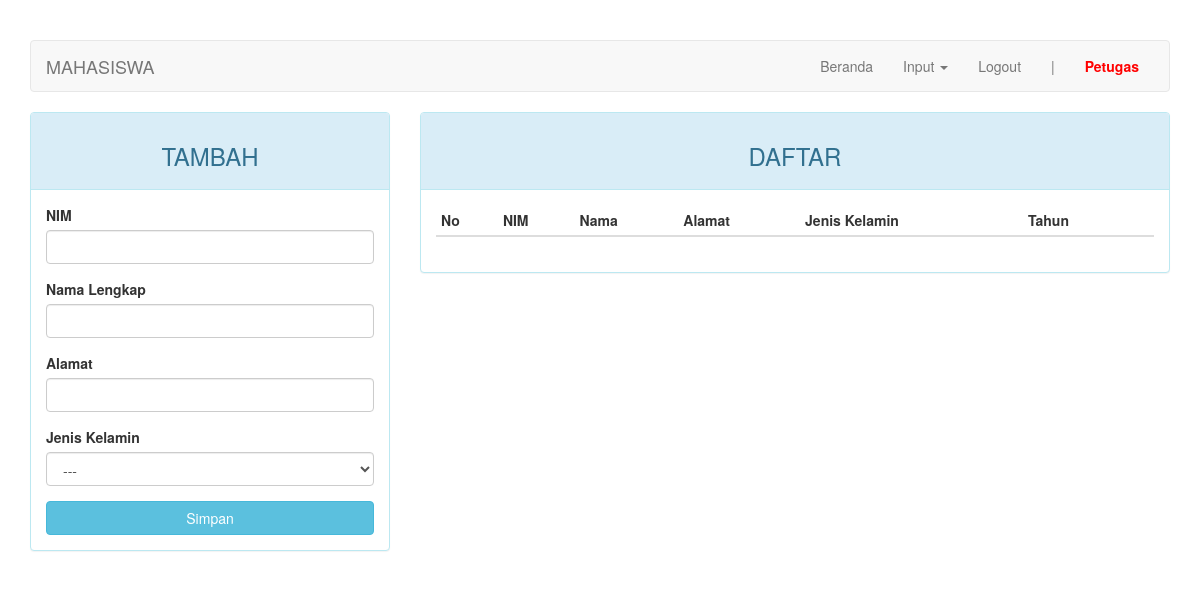
Before: /index.php?page=mahasiswa (signed in) with the older database file.
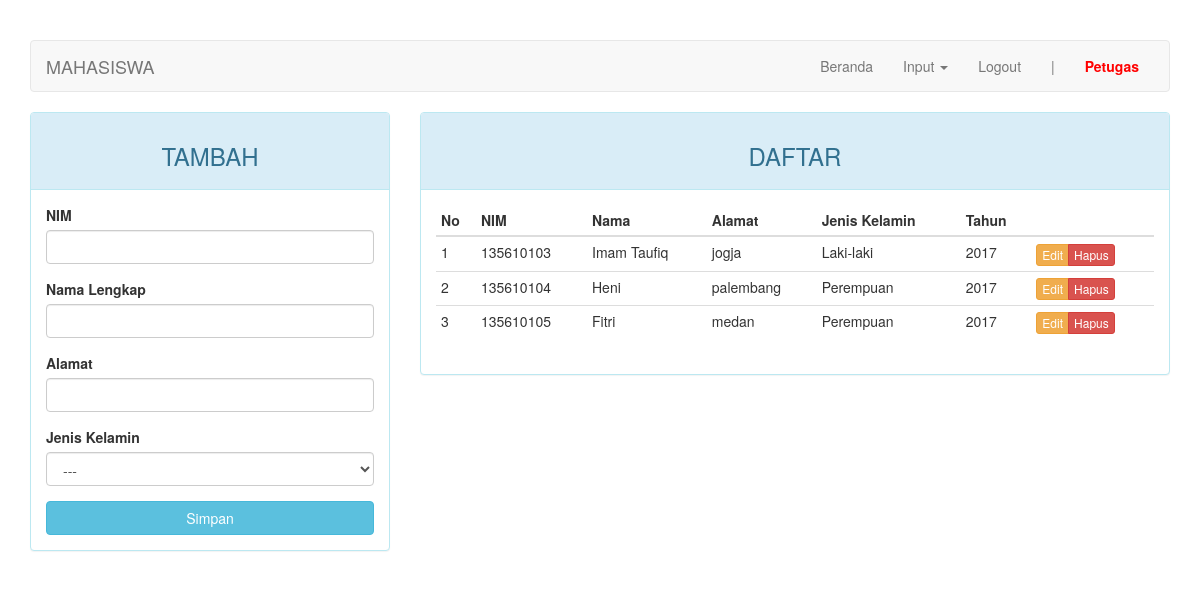
After: the same page with the newer database file.
### tables this page shows
CREATE TABLE `mahasiswa` (
  `nim` char(9) NOT NULL,
  `nama` varchar(30) NOT NULL,
  `alamat` varchar(100) DEFAULT NULL,
  `jenis_kelamin` enum('Laki-laki','Perempuan') DEFAULT NULL,
  `tahun_mengajukan` char(4) NOT NULL
);

### page/mahasiswa.php (the view, shortened to what this page needs)
<?php
$update = (isset($_GET['action']) AND $_GET['action'] == 'update') ? true : false;
?>
<div class="row">
	<div class="col-md-4">
	    <div class="panel panel-<?= ($update) ? "warning" : "info" ?>">
	        <div class="panel-heading"><h3 class="text-center"><?= ($update) ? "EDIT" : "TAMBAH" ?></h3></div>
	        <div class="panel-body">
	            <form action="<?=$_SERVER['REQUEST_URI']?>" method="POST">
	                <div class="form-group">
	                    <label for="nim">NIM</label>
	                    <input type="text" name="nim" class="form-control" <?= (!$update) ?: 'value="'.$row["nim"].'"' ?>>
	                </div>
	                <div class="form-group">
	                    <label for="nama">Nama Lengkap</label>
	                    <input type="text" name="nama" class="form-control" <?= (!$update) ?: 'value="'.$row["nama"].'"' ?>>
	                </div>
	                <div class="form-group">
	                    <label for="alamat">Alamat</label>
	                    <input type="text" name="alamat" class="form-control" <?= (!$update) ?: 'value="'.$row["alamat"].'"' ?>>
	                </div>
									<div class="form-group">
	                  <label for="jenis_kelamin">Jenis Kelamin</label>
										<select class="form-control" name="jenis_kelamin">
											<option>---</option>
										</select>
									</div>
	                <button type="submit" class="btn btn-<?= ($update) ? "warning" : "info" ?> btn-block">Simpan</button>
	            </form>
	        </div>
	    </div>
	</div>
	<div class="col-md-8">
	    <div class="panel panel-info">
	        <div class="panel-heading"><h3 class="text-center">DAFTAR</h3></div>
	        <div class="panel-body">
	            <table class="table table-condensed">
	                <thead>
	                    <tr>
	                        <th>No</th>
	                        <th>NIM</th>
	                        <th>Nama</th>
	                        <th>Alamat</th>
	                        <th>Jenis Kelamin</th>
	                        <th>Tahun</th>
	                        <th></th>
	                    </tr>
	                </thead>
	                <tbody>
	                    <?php $no = 1; ?>
	                    <?php if ($query = $connection->query("SELECT * FROM mahasiswa")): ?>
	                        <?php while($row = $query->fetch_assoc()): ?>
	                        <tr>
	                            <td><?=$no++?></td>
	                            <td><?=$row['nim']?></td>
	                            <td><?=$row['nama']?></td>
	                            <td><?=$row['alamat']?></td>
	                            <td><?=$row['jenis_kelamin']?></td>
	                            <td><?=$row['tahun_mengajukan']?></td>
	                            <td>
	                                <div class="btn-group">
	                                    <a href="?page=mahasiswa&action=update&key=<?=$row['nim']?>" class="btn btn-warning btn-xs">Edit</a>
	                                    <a href="?page=mahasiswa&action=delete&key=<?=$row['nim']?>" class="btn btn-danger btn-xs">Hapus</a>
	                                </div>
	                            </td>
	                        </tr>
	                        <?php endwhile ?>
	                    <?php endif ?>
	                </tbody>
	            </table>
	        </div>
	    </div>
	</div>
</div>

### index.php (shortened to what this page needs)
<?php
require_once "config.php";
?>
<!DOCTYPE html>
<html lang="en">
<head>
    <link rel="stylesheet" href="assets/css/bootstrap.min.css">
</head>
<body>
    <div class="container">
        <nav class="navbar navbar-default">
            <div class="container-fluid">
                <div class="navbar-header">
                    <a class="navbar-brand" href="#"><?php $str = (isset($_GET["page"])) ? (($_GET["page"] == "nilai") ? "persyaratan" : $_GET["page"]) : "home"; echo strtoupper($str)?></a>
                </div>
                <div class="collapse navbar-collapse" id="bs-example-navbar-collapse-1">
                    <ul class="nav navbar-nav navbar-right">
                        <li><a href="?page=home">Beranda <span class="sr-only">(current)</span></a></li>
                        <?php if ($_SESSION["as"] == "puket"): ?>
                          <li class="dropdown">
                            <a href="#" class="dropdown-toggle" style="font-weight: bold; color: green;" data-toggle="dropdown" role="button" aria-haspopup="true" aria-expanded="false">Perhitungan <span class="caret"></span></a>
                            <ul class="dropdown-menu">
                              <?php $query = $connection->query("SELECT * FROM beasiswa"); while ($row = $query->fetch_assoc()): ?>
                                <li><a href="?page=perhitungan&beasiswa=<?=$row["kd_beasiswa"]?>"><?=$row["nama"]?></a></li>
                              <?php endwhile; ?>
                            </ul>
                          </li>
                          <li class="dropdown">
                            <a href="#" class="dropdown-toggle" data-toggle="dropdown" role="button" aria-haspopup="true" aria-expanded="false">Input <span class="caret"></span></a>
                            <ul class="dropdown-menu">
                              <li><a href="?page=beasiswa">Data Beasiswa</a></li>
                              <li class="divider"></li>
                              <li><a href="?page=kriteria">Kriteria</a></li>
                              <li><a href="?page=model">Model</a></li>
                              <li><a href="?page=penilaian">Penilaian</a></li>
                            </ul>
                          </li>
                          <li class="dropdown">
                            <a href="#" class="dropdown-toggle" data-toggle="dropdown" role="button" aria-haspopup="true" aria-expanded="false">Laporan <span class="caret"></span></a>
                            <ul class="dropdown-menu">
                              <li><a href="?page=lap_perbeasiswa">Per Beasiswa</a></li>
                              <li><a href="?page=lap_permahasiswa">Per Mahasiswa</a></li>
                              <li><a href="?page=lap_seluruh">Seluruh Mahasiswa</a></li>
                              <li class="divider"></li>
                              <li><a href="?page=lap_pendaftaran">Pendaftaran</a></li>
                            </ul>
                          </li>
                        <?php elseif ($_SESSION["as"] == "petugas"): ?>
                          <li class="dropdown">
                            <a href="#" class="dropdown-toggle" data-toggle="dropdown" role="button" aria-haspopup="true" aria-expanded="false">Input <span class="caret"></span></a>
                          </li>
                        <?php elseif ($_SESSION["as"] == "mahasiswa"): ?>
                          <li><a href="?page=pengumuman">Pengumuman</a></li>
                        <?php endif; ?>
                        <li><a href="logout.php">Logout</a></li>
                        <li><a href="#">|</a></li>
                        <li><a href="#" style="font-weight: bold; color: red;"><?= ucfirst($_SESSION["username"]) ?></a></li>
                    </ul>
                </div>
            </div>
        </nav>
        <div class="row">
            <div class="col-md-12">
              <?php include page($_PAGE); ?>
            </div>
        </div>
    </div>
</body>
</html>

### index.php (style rules this page uses)
body { margin-top: 40px; }

Changed rows visible on the page:
added mahasiswa: nim "135610103", nama "Imam Taufiq", alamat "jogja", jenis_kelamin "Laki-laki", tahun_mengajukan "2017"
added mahasiswa: nim "135610104", nama "Heni", alamat "palembang", jenis_kelamin "Perempuan", tahun_mengajukan "2017"
added mahasiswa: nim "135610105", nama "Fitri", alamat "medan", jenis_kelamin "Perempuan", tahun_mengajukan "2017"
